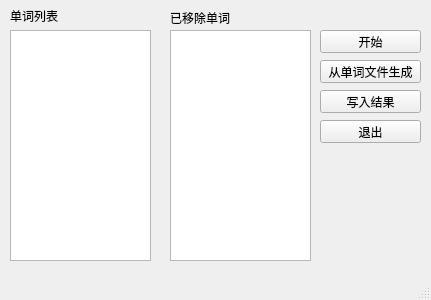
<?xml version="1.0" encoding="UTF-8"?>
<ui version="4.0">
 <class>MainWindow</class>
 <widget class="QMainWindow" name="MainWindow">
  <property name="windowModality">
   <enum>Qt::NonModal</enum>
  </property>
  <property name="enabled">
   <bool>true</bool>
  </property>
  <property name="geometry">
   <rect>
    <x>0</x>
    <y>0</y>
    <width>431</width>
    <height>300</height>
   </rect>
  </property>
  <property name="sizePolicy">
   <sizepolicy hsizetype="Fixed" vsizetype="Fixed">
    <horstretch>0</horstretch>
    <verstretch>0</verstretch>
   </sizepolicy>
  </property>
  <property name="windowTitle">
   <string>MainWindow</string>
  </property>
  <widget class="QWidget" name="centralWidget">
   <widget class="QPlainTextEdit" name="plainTextEdit">
    <property name="geometry">
     <rect>
      <x>10</x>
      <y>30</y>
      <width>141</width>
      <height>231</height>
     </rect>
    </property>
   </widget>
   <widget class="QPlainTextEdit" name="plainTextEdit_2">
    <property name="geometry">
     <rect>
      <x>170</x>
      <y>30</y>
      <width>141</width>
      <height>231</height>
     </rect>
    </property>
   </widget>
   <widget class="QLabel" name="label">
    <property name="geometry">
     <rect>
      <x>10</x>
      <y>10</y>
      <width>54</width>
      <height>12</height>
     </rect>
    </property>
    <property name="text">
     <string>单词列表</string>
    </property>
   </widget>
   <widget class="QLabel" name="label_2">
    <property name="geometry">
     <rect>
      <x>170</x>
      <y>10</y>
      <width>71</width>
      <height>16</height>
     </rect>
    </property>
    <property name="text">
     <string>已移除单词</string>
    </property>
   </widget>
   <widget class="QPushButton" name="pushButton">
    <property name="geometry">
     <rect>
      <x>320</x>
      <y>30</y>
      <width>101</width>
      <height>23</height>
     </rect>
    </property>
    <property name="text">
     <string>开始</string>
    </property>
   </widget>
   <widget class="QPushButton" name="pushButton_2">
    <property name="geometry">
     <rect>
      <x>320</x>
      <y>60</y>
      <width>101</width>
      <height>23</height>
     </rect>
    </property>
    <property name="text">
     <string>从单词文件生成</string>
    </property>
   </widget>
   <widget class="QPushButton" name="pushButton_3">
    <property name="geometry">
     <rect>
      <x>320</x>
      <y>90</y>
      <width>101</width>
      <height>23</height>
     </rect>
    </property>
    <property name="text">
     <string>写入结果</string>
    </property>
   </widget>
   <widget class="QPushButton" name="pushButton_4">
    <property name="geometry">
     <rect>
      <x>320</x>
      <y>120</y>
      <width>101</width>
      <height>23</height>
     </rect>
    </property>
    <property name="text">
     <string>退出</string>
    </property>
   </widget>
  </widget>
  <widget class="QStatusBar" name="statusBar"/>
 </widget>
 <layoutdefault spacing="6" margin="11"/>
 <resources/>
 <connections/>
</ui>
